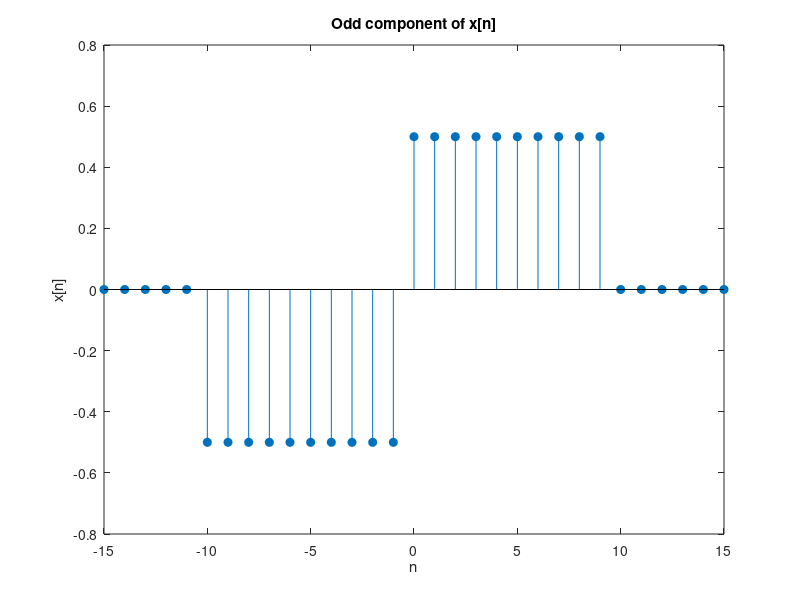

The MATLAB source for this figure:
%Snehal Gupta
%2016201
%Assignment 1

%% Question 5(a)
a=-5:5;
b= 2.*(a ==-2)-(a == 4);
stem(a,b,'filled');
xlabel('n');
ylabel('x[n]');
title('Question 5(a)');

%% Question 5(b)
a=0:20;
b=a.*( (a>=0 )- (a>=10));
c=10.*exp(-0.3*(a-10)).*((a>=10)-(a>=20));
b=b+c;
stem(a,b,'filled');
xlabel('n');
ylabel('x[n]');
title('Question 5(b)');

%% Question 5(c)
a=randn(1,51);
b=0:50;
c=cos(0.04*pi*b)+0.02.*a;
stem(b,c,'filled');
xlabel('n');
ylabel('x[n]');
title('Question 5(c)');

%% Question 6(a)
a=-15:15;
b=((a>=0)-(a>=10));
c=((a>=-10)-(a>=0));
b=(b+c)./2;
stem(a,b,'filled');
xlabel('n');
ylabel('x[n]');
title('Even component of x[n]');

%% Question 6(b)
a=-15:15;
b=((a>=0)-(a>=10));
c=((a>=-10)-(a>=0));
b=(b-c)./2;
stem(a,b,'filled');
xlabel('n');
ylabel('x[n]');
title('Odd component of x[n]');